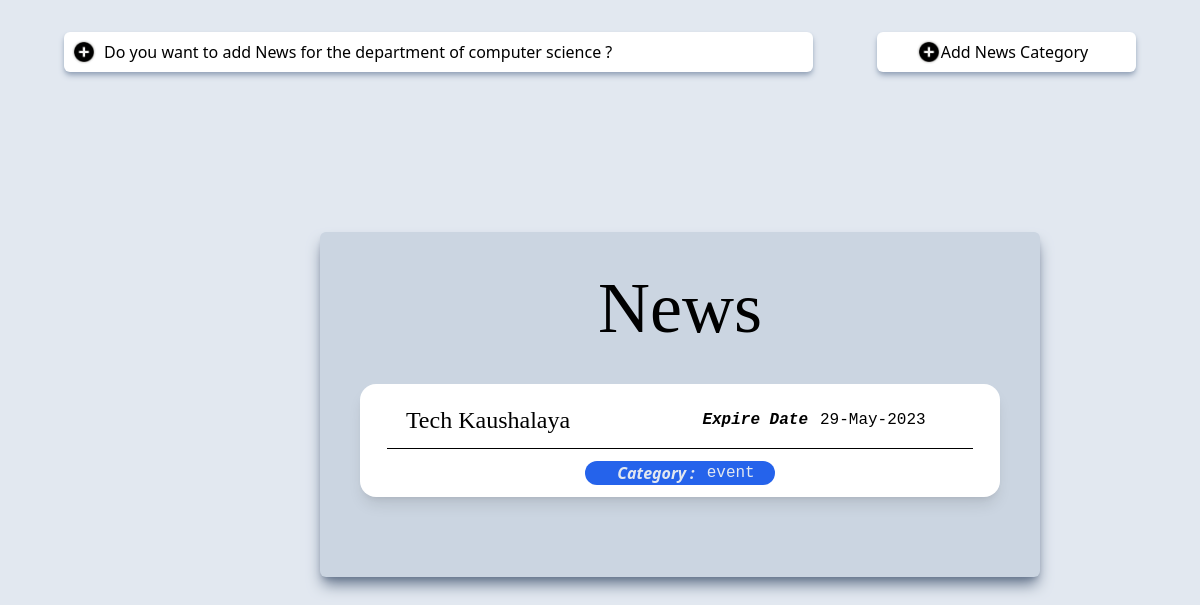
Screenshot of /Department/admin/news.php with the database file from the repository.
### tables this page shows
CREATE TABLE IF NOT EXISTS `news` (
  `news_id` int(11) NOT NULL AUTO_INCREMENT,
  `news_title` varchar(50) DEFAULT NULL,
  `news_description` text DEFAULT NULL,
  `expire_date` date NOT NULL,
  `news_category_id` int(11) NOT NULL,
  PRIMARY KEY (`news_id`),
  KEY `fk_news_news_cat1` (`news_category_id`)
);

CREATE TABLE IF NOT EXISTS `news_category` (
  `news_category_id` int(11) NOT NULL AUTO_INCREMENT,
  `news_category_type` varchar(50) DEFAULT NULL,
  PRIMARY KEY (`news_category_id`)
);

### Department/admin/news.php (the view, shortened to what this page needs)
<?php
$dns = "mysql:host=localhost;dbname=dcsdb";
$user = "root";
$dataBase = new PDO($dns, $user, "");
?>
<!DOCTYPE html>
<html lang="en">
<head>
    <link rel="stylesheet" href="./../links/bs5/bs.min.css">
    <link rel="stylesheet" href="./../links/css/tw.css">
</head>
<body class=" tw-bg-slate-200">
    <div class=" tw-flex tw-flex-row tw-m-8">
        <div class="tw-shadow-md tw-shadow-slate-400 sm:tw-w-3/4 tw-flex sm:tw-flex-row tw-flex-col tw-bg-white tw-mx-8 tw-rounded-md sm:tw-h-10">
            <button type="button" class="tw-flex sm:tw-flex-row tw-flex-col tw-my-2 " data-bs-toggle="modal" data-bs-target="#modalId">
                <img class="tw-hidden md:tw-block tw-w-6 tw-mx-2 tw-rounded-full tw-h-6 " id="image' . $i . '-preview" src="./../image/logos/plus-icon.jpg" alt="Title">
                Do you want to add News for the department of computer science ?
            </button>
        </div>
        <div class="tw-shadow-md tw-shadow-slate-400 sm:tw-w-1/4 tw-flex sm:tw-flex-row tw-flex-col tw-bg-white tw-mx-8 tw-px-10 tw-py-2 tw-rounded-md sm:tw-h-10">
            <button type="button" class="tw-flex sm:tw-flex-row tw-flex-col" data-bs-toggle="modal" data-bs-target="#modalAddCategory">
                <img class="tw-hidden sm:tw-block tw-w-6 tw-rounded-full tw-h-6 " id="image' . $i . '-preview" src="./../image/logos/plus-icon.jpg" alt="Title">
                Add News Category
            </button>
        </div>
    </div>
    <div class=" tw-bg-slate-300 tw-shadow-lg tw-shadow-slate-500 tw-w-3/5 tw-mx-80 tw-p-10 tw-rounded-md tw-m-40">
        <div class=" tw-text-center tw-capitalize tw-text-7xl first-letter:tw-font-serif" style="font-family: Brush Script MT;">News </div>
        <?php
        $query = "select ns.news_id, ns.news_title, ns.news_description, ns.expire_date, nsc.news_category_type from news ns inner join news_category nsc on ns.news_category_id = nsc.news_category_id order by ns.news_id desc;";
        $resultQuery = $dataBase->prepare($query);
        $resultQuery->execute();
        $rows = $resultQuery->fetchall(PDO::FETCH_ASSOC);
        foreach ($rows as $row) {
        ?>
            <button type="button" style="width:100%" data-bs-toggle="modal" data-bs-target="#modalId<?php echo $row['news_id']; ?>">
                <div class=" tw-flex-col tw-flex tw-h-26 tw-bg-white tw-rounded-2xl tw-my-10 tw-shadow-lg text-dark">
                    <div class="tw-flex tw-flex-row">
                        <div class=" tw-w-2/5 tw-mt-5 tw-items-start tw-font-serif tw-text-2xl">
                            <?php
                            echo $row['news_title'];
                            ?>
                        </div>
                        <div class="tw-w-2/8 tw-mx-auto tw-mt-6 tw-font-mono"><i class=" tw-font-bold tw-mx-3">Expire Date</i><?php $dt = new DateTime($row['expire_date']);
                                                                                                                                echo $dt->format('j-M-Y'); ?></div>
                    </div>
                    <hr class=" tw-border-black tw-mx-auto tw-block tw-w-11/12 tw-mt-3">
                    <div class=" tw-flex tw-flex-row tw-my-3 tw-mx-auto tw-bg-blue-600 tw-text-slate-200 tw-px-5 tw-rounded-2xl">
                        <i class=" tw-font-bold tw-mx-3">Category&nbsp;:</i>
                        <div class=" tw-font-mono">
                            <?php
                            echo $row['news_category_type'];
                            ?>
                        </div>
                    </div>
                </div>
            </button>
        <?php
        }
        ?>
    </div>
</body>
</html>

### rows the page displays
news: news_title "Tech Kaushalaya", expire_date "29-May-2023", news_category.news_category_type "event"
